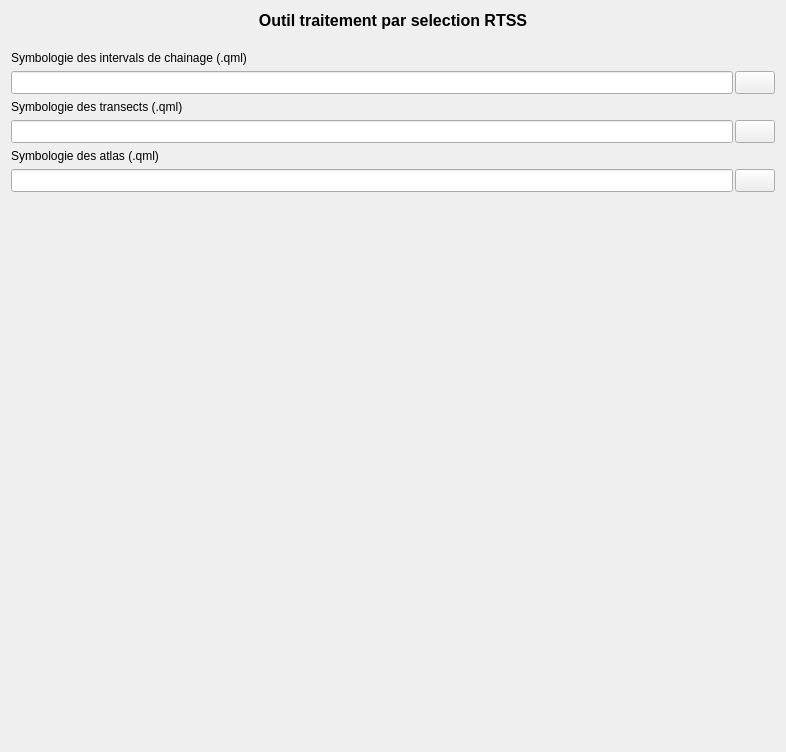
         <widget class="QWidget" name="scrollAreaWidgetContents_5">
          <property name="geometry">
           <rect>
            <x>0</x>
            <y>0</y>
            <width>786</width>
            <height>752</height>
           </rect>
          </property>
          <layout class="QGridLayout" name="gridLayout_17">
           <item row="0" column="0">
            <widget class="QLabel" name="label_31">
             <property name="font">
              <font>
               <family>MS Shell Dlg 2</family>
               <pointsize>12</pointsize>
               <weight>75</weight>
               <italic>false</italic>
               <bold>true</bold>
              </font>
             </property>
             <property name="styleSheet">
              <string notr="true">font: bold 12pt &quot;MS Shell Dlg 2&quot;;</string>
             </property>
             <property name="text">
              <string>Outil traitement par selection RTSS</string>
             </property>
             <property name="alignment">
              <set>Qt::AlignBottom|Qt::AlignHCenter</set>
             </property>
            </widget>
           </item>
           <item row="1" column="0">
            <spacer name="verticalSpacer_10">
             <property name="orientation">
              <enum>Qt::Vertical</enum>
             </property>
             <property name="sizeType">
              <enum>QSizePolicy::Fixed</enum>
             </property>
             <property name="sizeHint" stdset="0">
              <size>
               <width>20</width>
               <height>15</height>
              </size>
             </property>
            </spacer>
           </item>
           <item row="2" column="0">
            <layout class="QVBoxLayout" name="verticalLayout_2">
             <item>
              <widget class="QLabel" name="label_12">
               <property name="text">
                <string>Symbologie des intervals de chainage (.qml)</string>
               </property>
              </widget>
             </item>
             <item>
              <layout class="QHBoxLayout" name="horizontalLayout_11">
               <property name="spacing">
                <number>2</number>
               </property>
               <item>
                <widget class="QLineEdit" name="txt_sybologie_chainage">
                 <property name="sizePolicy">
                  <sizepolicy hsizetype="Expanding" vsizetype="Fixed">
                   <horstretch>0</horstretch>
                   <verstretch>0</verstretch>
                  </sizepolicy>
                 </property>
                 <property name="minimumSize">
                  <size>
                   <width>0</width>
                   <height>23</height>
                  </size>
                 </property>
                 <property name="styleSheet">
                  <string notr="true">font: italic 7pt &quot;MS Shell Dlg 2&quot;;</string>
                 </property>
                 <property name="frame">
                  <bool>true</bool>
                 </property>
                 <property name="readOnly">
                  <bool>true</bool>
                 </property>
                </widget>
               </item>
               <item>
                <widget class="QPushButton" name="btn_symblologie_chainage">
                 <property name="sizePolicy">
                  <sizepolicy hsizetype="Preferred" vsizetype="Preferred">
                   <horstretch>0</horstretch>
                   <verstretch>0</verstretch>
                  </sizepolicy>
                 </property>
                 <property name="text">
                  <string/>
                 </property>
                </widget>
               </item>
              </layout>
             </item>
            </layout>
           </item>
           <item row="3" column="0">
            <layout class="QVBoxLayout" name="verticalLayout_3">
             <item>
              <widget class="QLabel" name="label_14">
               <property name="text">
                <string>Symbologie des transects (.qml)</string>
               </property>
              </widget>
             </item>
             <item>
              <layout class="QHBoxLayout" name="horizontalLayout_21">
               <property name="spacing">
                <number>2</number>
               </property>
               <item>
                <widget class="QLineEdit" name="txt_sybologie_transect">
                 <property name="sizePolicy">
                  <sizepolicy hsizetype="Expanding" vsizetype="Fixed">
                   <horstretch>0</horstretch>
                   <verstretch>0</verstretch>
                  </sizepolicy>
                 </property>
                 <property name="minimumSize">
                  <size>
                   <width>0</width>
                   <height>23</height>
                  </size>
                 </property>
                 <property name="styleSheet">
                  <string notr="true">font: italic 7pt &quot;MS Shell Dlg 2&quot;;</string>
                 </property>
                 <property name="frame">
                  <bool>true</bool>
                 </property>
                 <property name="readOnly">
                  <bool>true</bool>
                 </property>
                </widget>
               </item>
               <item>
                <widget class="QPushButton" name="btn_symblologie_transect">
                 <property name="sizePolicy">
                  <sizepolicy hsizetype="Preferred" vsizetype="Preferred">
                   <horstretch>0</horstretch>
                   <verstretch>0</verstretch>
                  </sizepolicy>
                 </property>
                 <property name="text">
                  <string/>
                 </property>
                </widget>
               </item>
              </layout>
             </item>
            </layout>
           </item>
           <item row="4" column="0">
            <layout class="QVBoxLayout" name="verticalLayout_4">
             <item>
              <widget class="QLabel" name="label_15">
               <property name="text">
                <string>Symbologie des atlas (.qml)</string>
               </property>
              </widget>
             </item>
             <item>
              <layout class="QHBoxLayout" name="horizontalLayout_23">
               <property name="spacing">
                <number>2</number>
               </property>
               <item>
                <widget class="QLineEdit" name="txt_sybologie_atlas">
                 <property name="sizePolicy">
                  <sizepolicy hsizetype="Expanding" vsizetype="Fixed">
                   <horstretch>0</horstretch>
                   <verstretch>0</verstretch>
                  </sizepolicy>
                 </property>
                 <property name="minimumSize">
                  <size>
                   <width>0</width>
                   <height>23</height>
                  </size>
                 </property>
                 <property name="styleSheet">
                  <string notr="true">font: italic 7pt &quot;MS Shell Dlg 2&quot;;</string>
                 </property>
                 <property name="frame">
                  <bool>true</bool>
                 </property>
                 <property name="readOnly">
                  <bool>true</bool>
                 </property>
                </widget>
               </item>
               <item>
                <widget class="QPushButton" name="btn_symblologie_atlas">
                 <property name="sizePolicy">
                  <sizepolicy hsizetype="Preferred" vsizetype="Preferred">
                   <horstretch>0</horstretch>
                   <verstretch>0</verstretch>
                  </sizepolicy>
                 </property>
                 <property name="text">
                  <string/>
                 </property>
                </widget>
               </item>
              </layout>
             </item>
            </layout>
           </item>
           <item row="5" column="0">
            <spacer name="verticalSpacer_9">
             <property name="orientation">
              <enum>Qt::Vertical</enum>
             </property>
             <property name="sizeHint" stdset="0">
              <size>
               <width>20</width>
               <height>282</height>
              </size>
             </property>
            </spacer>
           </item>
          </layout>
         </widget>
